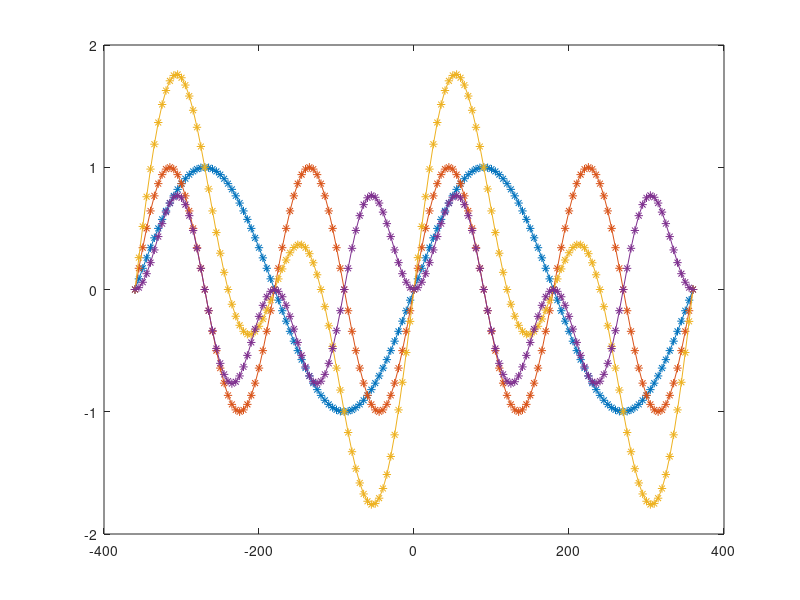

The MATLAB script that drew this image:

y1 = zeros(1, 5);
y2 = zeros(1, 5);
y3 = zeros(1, 5);
y4 = zeros(1, 5);

i=1;
%X1=[-360, -180, 0, 180, 360];
X1=zeros(1, 144);
for x = -360 : 5 :360
  
    %disp(x)
    X1(1,i)=x;
    y1(1,i) = sind(x);
    disp(sin(x))
    y2(1,i) = sind (2*x);
    y3(1,i) = sind(x)+sind(2*x);
    y4(1,i) = sind(x)* sind(2*x); 
    i=i+1;
end

plot(X1,y1,'*-')
hold on;
plot(X1,y2,'*-')
hold on;
plot(X1,y3,'*-')
hold on;
plot(X1,y4,'*-')
hold off;
